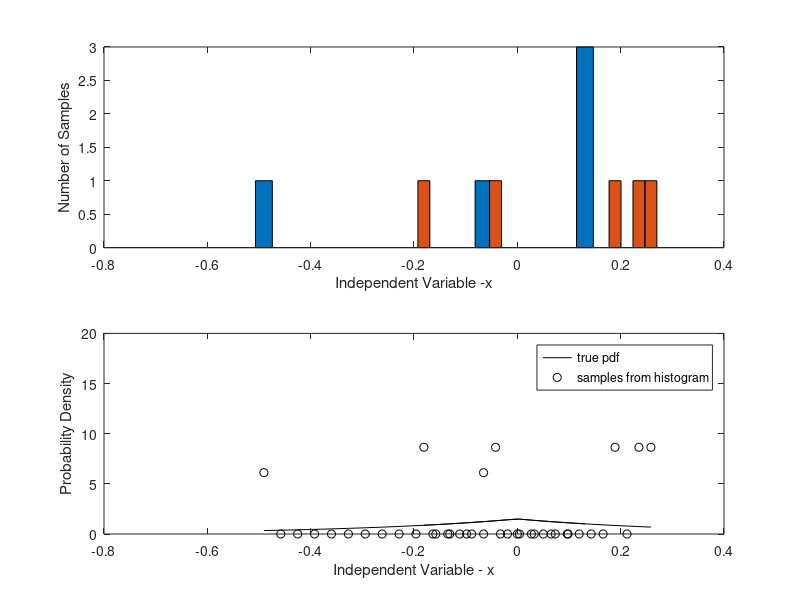

Source code (MATLAB):
clear all
n = input('Enter number of points >');
varX=2/9;
b = sqrt(varX/2);
m=0;
u = rand(1,n);
y_exp= b*log(2*u)-m; %x<=m
y_exp1= -b*log(2-(2*u))+m;  %x>=m
[N_samp,x]=hist(y_exp,20);
[N_samp1,x1]=hist(y_exp1,20);
subplot(2,1,1)
bar(x,N_samp,1)
hold on
bar(x1,N_samp1,1)
ylabel('Number of Samples')
xlabel('Independent Variable -x')
subplot(2,1,2)
y=(1/(2*b))*exp(-1*abs(x-m)/b);
y1=(1/(2*b))*exp(-1*abs(x1-m)/b);
del_x=x(3)-x(2);
del_x1=x1(3)-x1(2);
p_hist = N_samp/n/del_x;
p_hist1 = N_samp1/n/del_x1;
plot(x,y,'k',x,p_hist,'ok')
hold on
plot(x1,y1,'k',x1,p_hist1,'ok')
ylabel('Probability Density')
xlabel('Independent Variable - x')
legend('true pdf','samples from histogram')
